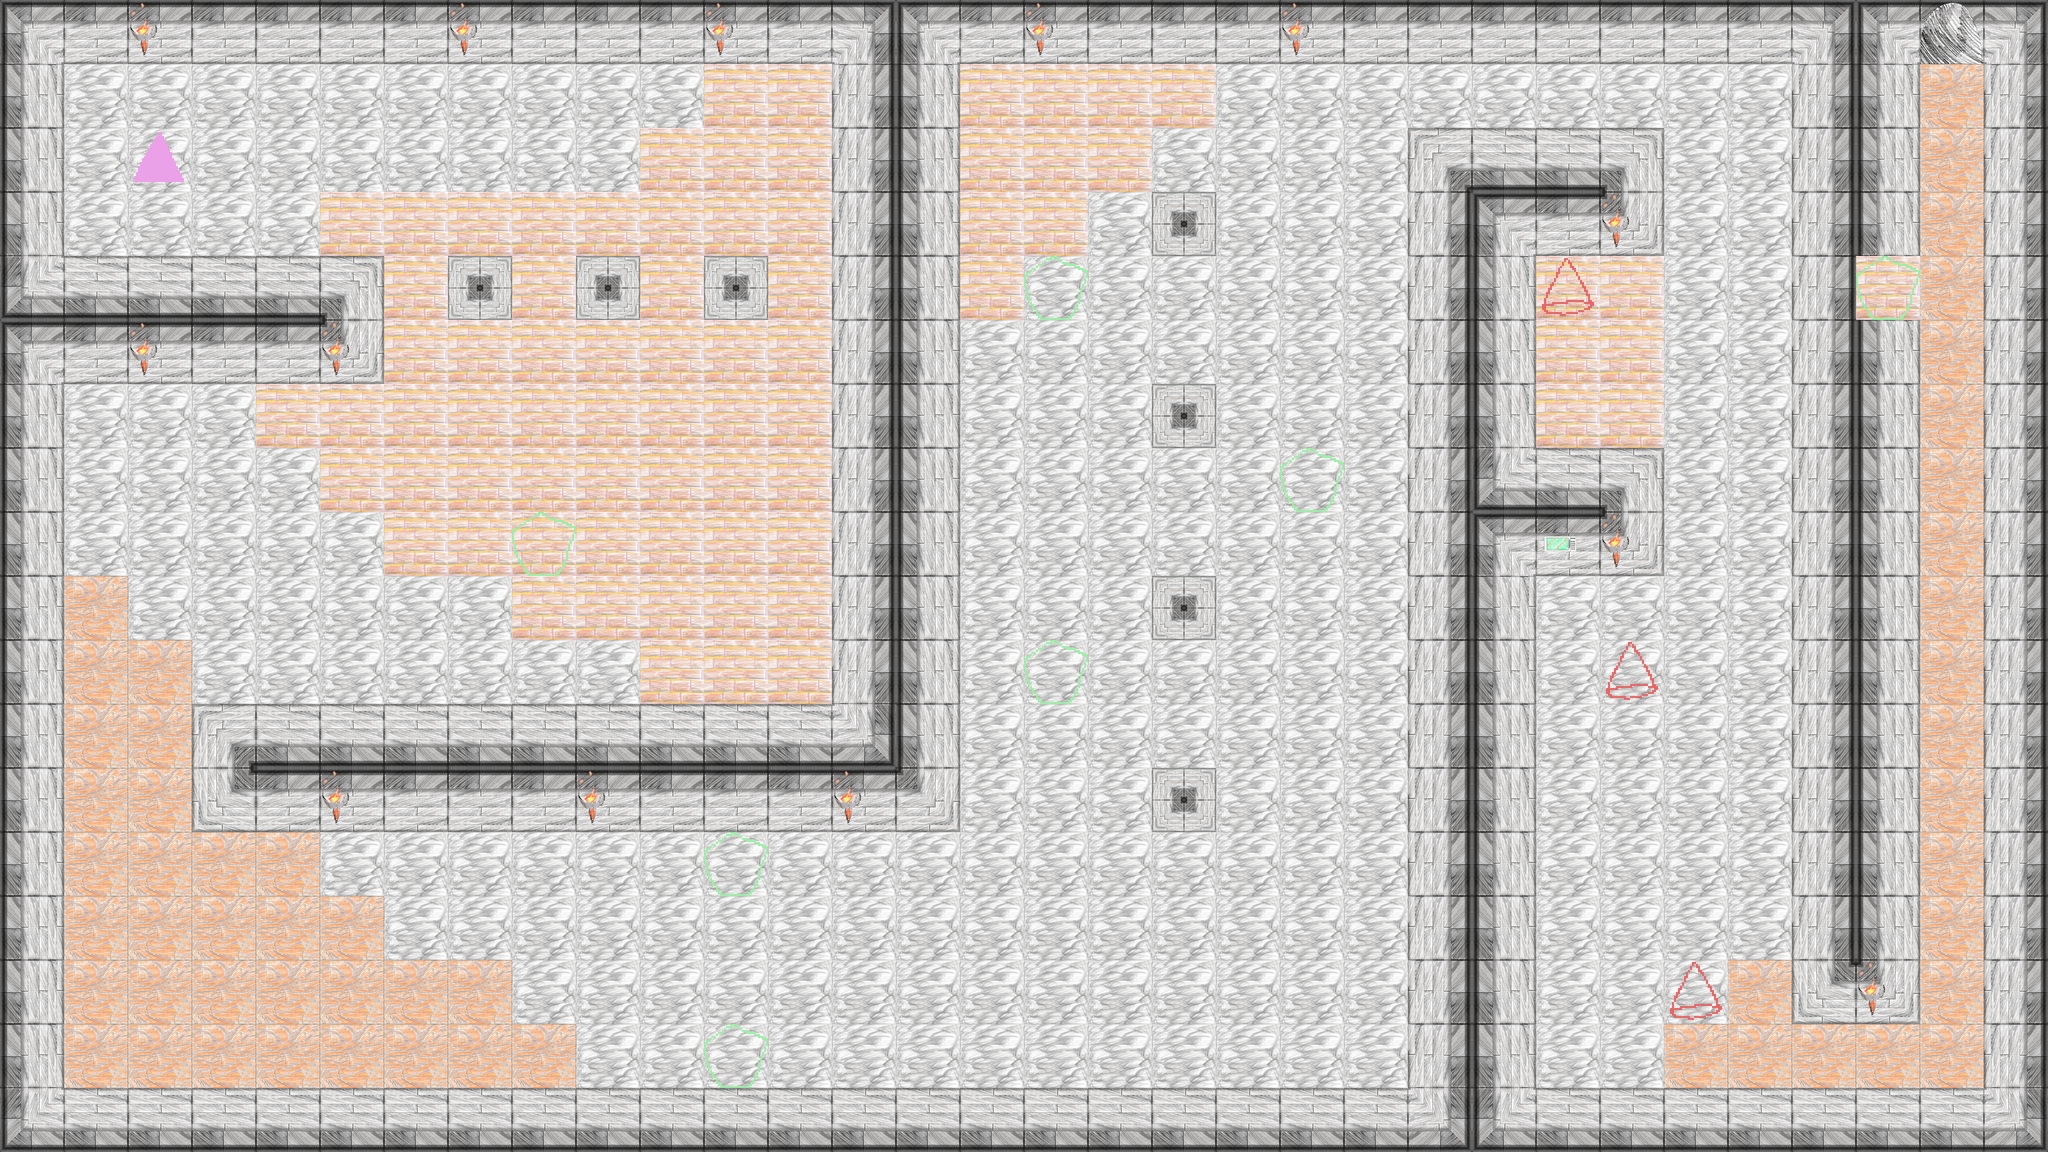

Tiled map render using the project's own tile images. Description and the whole map definition, tile-layer contents included, below:
An orthogonal 32x18 tile map with 128x128 px tiles, 2 tile layers (tiles, doodads), 2 tilesets.

<map version="1.8" tiledversion="1.8.4" orientation="orthogonal" renderorder="right-down" width="32" height="18" tilewidth="128" tileheight="128" infinite="0" nextlayerid="4" nextobjectid="1">
 <tileset firstgid="1" source="../tileSet/Level0.tsx" />
 <tileset firstgid="42" source="../tileSet/michaelwave.tsx" />
 <layer id="1" name="tiles" width="32" height="18">
  <data encoding="csv">
18,10,10,10,10,10,10,10,10,10,10,10,10,21,18,10,10,10,10,10,10,10,10,10,10,10,10,10,21,18,10,21,
15,23,23,23,23,23,23,23,23,23,23,32,32,17,15,32,32,32,32,23,23,23,23,23,23,23,23,23,17,15,22,17,
15,23,23,23,23,23,23,23,23,23,32,32,32,17,15,32,32,32,23,23,23,23,2,16,16,1,23,23,17,15,22,17,
15,23,23,23,23,32,32,32,32,32,32,32,32,17,15,32,32,23,3,23,23,23,17,18,10,4,23,23,17,15,22,17,
14,16,16,16,16,1,32,3,32,3,32,3,32,17,15,32,23,23,23,23,23,23,17,15,32,32,23,23,17,32,22,17,
18,10,10,10,10,4,32,32,32,32,32,32,32,17,15,23,23,23,23,23,23,23,17,15,32,32,23,23,17,15,22,17,
15,23,23,23,32,32,32,32,32,32,32,32,32,17,15,23,23,23,3,23,23,23,17,15,32,32,23,23,17,15,22,17,
15,23,23,23,23,32,32,32,32,32,32,32,32,17,15,23,23,23,23,23,23,23,17,14,16,1,23,23,17,15,22,17,
15,23,23,23,23,23,32,32,32,32,32,32,32,17,15,23,23,23,23,23,23,23,17,18,10,4,23,23,17,15,22,17,
15,22,23,23,23,23,23,23,32,32,32,32,32,17,15,23,23,23,3,23,23,23,17,15,23,23,23,23,17,15,22,17,
15,22,22,23,23,23,23,23,23,23,32,32,32,17,15,23,23,23,23,23,23,23,17,15,23,23,23,23,17,15,22,17,
15,22,22,2,16,16,16,16,16,16,16,16,16,20,15,23,23,23,23,23,23,23,17,15,23,23,23,23,17,15,22,17,
15,22,22,5,10,10,10,10,10,10,10,10,10,10,4,23,23,23,3,23,23,23,17,15,23,23,23,23,17,15,22,17,
15,22,22,22,22,23,23,23,23,23,23,23,23,23,23,23,23,23,23,23,23,23,17,15,23,23,23,23,17,15,22,17,
15,22,22,22,22,22,23,23,23,23,23,23,23,23,23,23,23,23,23,23,23,23,17,15,23,23,23,23,17,15,22,17,
15,22,22,22,22,22,22,22,23,23,23,23,23,23,23,23,23,23,23,23,23,23,17,15,23,23,23,22,5,4,22,17,
15,22,22,22,22,22,22,22,22,23,23,23,23,23,23,23,23,23,23,23,23,23,17,15,23,23,22,22,22,22,22,17,
14,16,16,16,16,16,16,16,16,16,16,16,16,16,16,16,16,16,16,16,16,16,20,14,16,16,16,16,16,16,16,20
</data>
 </layer>
 <layer id="3" name="doodads" width="32" height="18">
  <data encoding="csv">
0,0,33,0,0,0,0,33,0,0,0,33,0,0,0,0,33,0,0,0,33,0,0,0,0,0,0,0,0,0,40,0,
0,0,0,0,0,0,0,0,0,0,0,0,0,0,0,0,0,0,0,0,0,0,0,0,0,0,0,0,0,0,0,0,
0,0,39,0,0,0,0,0,0,0,0,0,0,0,0,0,0,0,0,0,0,0,0,0,0,0,0,0,0,0,0,0,
0,0,0,0,0,0,0,0,0,0,0,0,0,0,0,0,0,0,0,0,0,0,0,0,0,33,0,0,0,0,0,0,
0,0,0,0,0,0,0,0,0,0,0,0,0,0,0,0,38,0,0,0,0,0,0,0,37,0,0,0,0,38,0,0,
0,0,33,0,0,33,0,0,0,0,0,0,0,0,0,0,0,0,0,0,0,0,0,0,0,0,0,0,0,0,0,0,
0,0,0,0,0,0,0,0,0,0,0,0,0,0,0,0,0,0,0,0,0,0,0,0,0,0,0,0,0,0,0,0,
0,0,0,0,0,0,0,0,0,0,0,0,0,0,0,0,0,0,0,0,38,0,0,0,0,0,0,0,0,0,0,0,
0,0,0,0,0,0,0,0,38,0,0,0,0,0,0,0,0,0,0,0,0,0,0,0,42,33,0,0,0,0,0,0,
0,0,0,0,0,0,0,0,0,0,0,0,0,0,0,0,0,0,0,0,0,0,0,0,0,0,0,0,0,0,0,0,
0,0,0,0,0,0,0,0,0,0,0,0,0,0,0,0,38,0,0,0,0,0,0,0,0,37,0,0,0,0,0,0,
0,0,0,0,0,0,0,0,0,0,0,0,0,0,0,0,0,0,0,0,0,0,0,0,0,0,0,0,0,0,0,0,
0,0,0,0,0,33,0,0,0,33,0,0,0,33,0,0,0,0,0,0,0,0,0,0,0,0,0,0,0,0,0,0,
0,0,0,0,0,0,0,0,0,0,0,38,0,0,0,0,0,0,0,0,0,0,0,0,0,0,0,0,0,0,0,0,
0,0,0,0,0,0,0,0,0,0,0,0,0,0,0,0,0,0,0,0,0,0,0,0,0,0,0,0,0,0,0,0,
0,0,0,0,0,0,0,0,0,0,0,0,0,0,0,0,0,0,0,0,0,0,0,0,0,0,37,0,0,33,0,0,
0,0,0,0,0,0,0,0,0,0,0,38,0,0,0,0,0,0,0,0,0,0,0,0,0,0,0,0,0,0,0,0,
0,0,0,0,0,0,0,0,0,0,0,0,0,0,0,0,0,0,0,0,0,0,0,0,0,0,0,0,0,0,0,0
</data>
 </layer>
</map>
